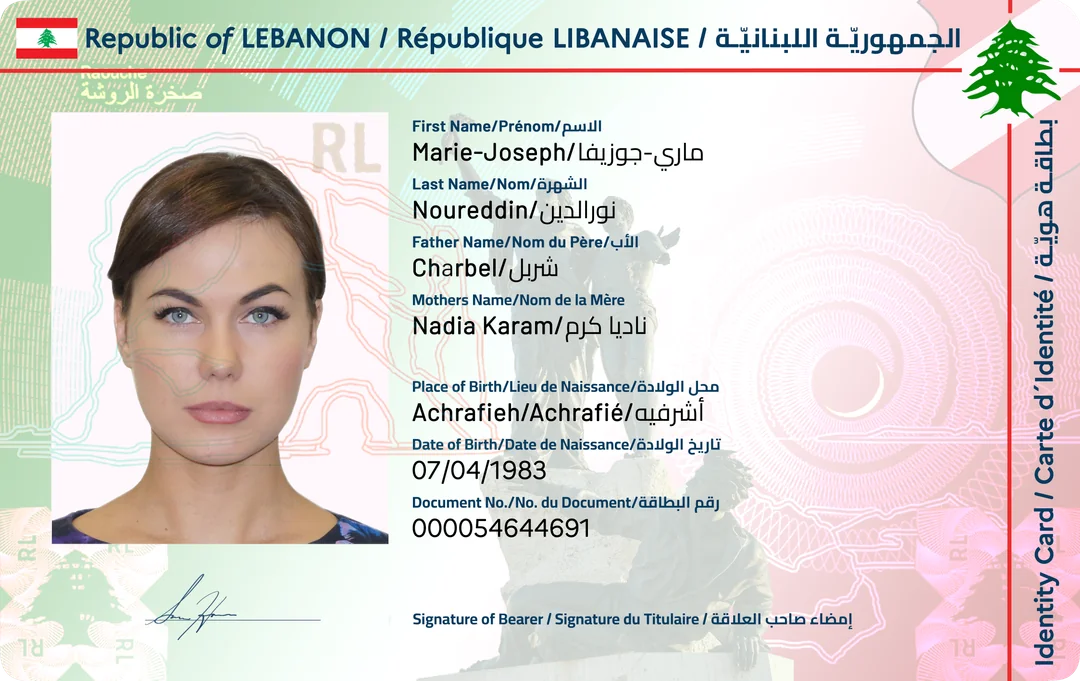
#> input picture tests/images/leb/id1.webp, 1080 x 681 px
$ python -i preprocessing.py   (imports and definitions only)
#> lines starting #> are read from the running program, lines starting #| are printed output that depends on the picture; after the words box and inside, x2 and y2 are one past the last pixel; in counts of white or black regions, pixels touching at a corner belong together
#> further down, picture is the input picture: PIL image 1080x681 RGBA; mean R, G, B, A 219, 213.2, 209.3, 254.8
import cv2
import numpy as np
from PIL import Image
from deskew import determine_skew
from scipy.ndimage import rotate as scipy_rotate


def _order_points(pts: np.ndarray) -> np.ndarray:
    rect = np.zeros((4, 2), dtype=np.float32)
    s = pts.sum(axis=1)
    rect[0] = pts[np.argmin(s)]  # top-left
    rect[2] = pts[np.argmax(s)]  # bottom-right
    diff = np.diff(pts, axis=1)
    rect[1] = pts[np.argmin(diff)]  # top-right
    rect[3] = pts[np.argmax(diff)]  # bottom-left
    return rect


def _perspective_crop(image_bgr: np.ndarray, quad: np.ndarray) -> np.ndarray:
    rect = _order_points(quad)
    tl, tr, br, bl = rect
    out_w = int(max(np.linalg.norm(br - bl), np.linalg.norm(tr - tl)))
    out_h = int(max(np.linalg.norm(tr - br), np.linalg.norm(tl - bl)))
    dst = np.array(
        [[0, 0], [out_w - 1, 0], [out_w - 1, out_h - 1], [0, out_h - 1]],
        dtype=np.float32,
    )
    transform = cv2.getPerspectiveTransform(rect, dst)
    return cv2.warpPerspective(image_bgr, transform, (out_w, out_h))


def _deskew(image_bgr: np.ndarray) -> np.ndarray:
    gray = cv2.cvtColor(image_bgr, cv2.COLOR_BGR2GRAY)
    angle = determine_skew(gray)
    if angle is None or abs(angle) < _MIN_SKEW_ANGLE:
        return image_bgr
    rotated = scipy_rotate(image_bgr, angle, reshape=False, cval=255)
    return np.clip(rotated, 0, 255).astype(np.uint8)


_MAX_INPUT_DIM = 1500  # resize large phone photos before heavy OpenCV ops; tune here if needed
_MIN_SKEW_ANGLE = 0.5  # degrees; smaller rotations are ignored
_QUAD_VERTEX_COUNT = 4


def detect_and_normalise(image: Image.Image) -> Image.Image:
    """Detect document boundary, perspective-correct, and deskew.

    Falls back to deskew-only if no clear document quad is found.
    Returns the original image unchanged if no transformation is needed.
    """
    image_bgr = cv2.cvtColor(np.array(image.convert("RGB")), cv2.COLOR_RGB2BGR)

    h, w = image_bgr.shape[:2]
#> h = 681; w = 1080
    resized = False
    if max(h, w) > _MAX_INPUT_DIM:
        ratio = _MAX_INPUT_DIM / max(h, w)
        image_bgr = cv2.resize(image_bgr, (int(w * ratio), int(h * ratio)), interpolation=cv2.INTER_AREA)
        resized = True

    gray = cv2.cvtColor(image_bgr, cv2.COLOR_BGR2GRAY)
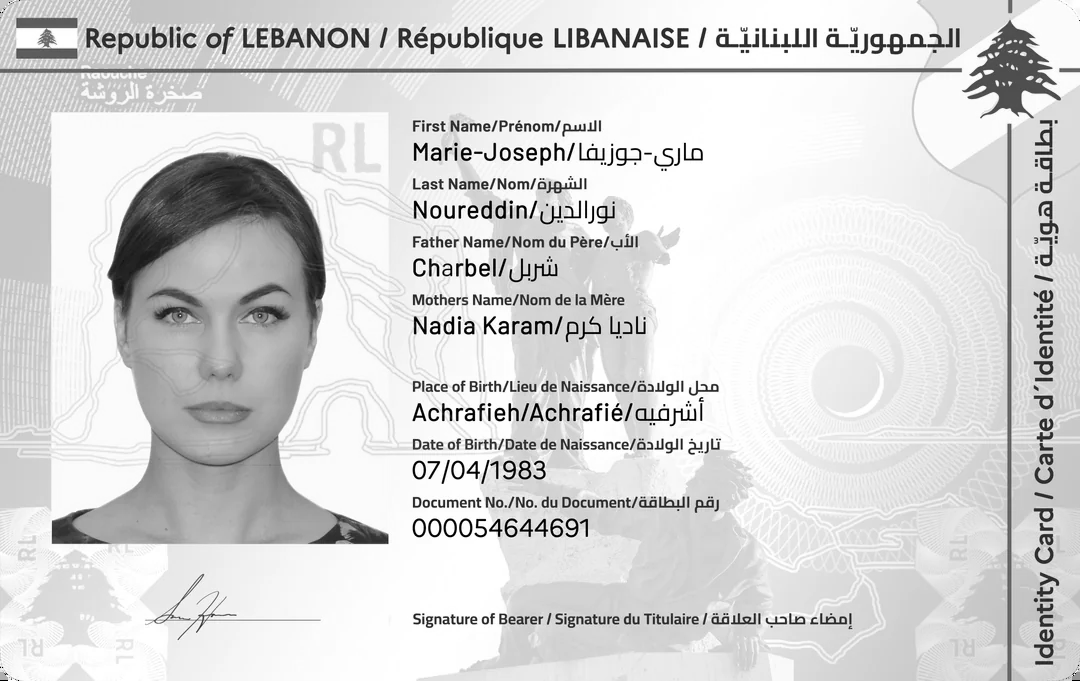
#> gray: shape (681, 1080); min 0, max 255, mean 214.5
    blurred = cv2.GaussianBlur(gray, (5, 5), 0)
    edges = cv2.Canny(blurred, 50, 150)
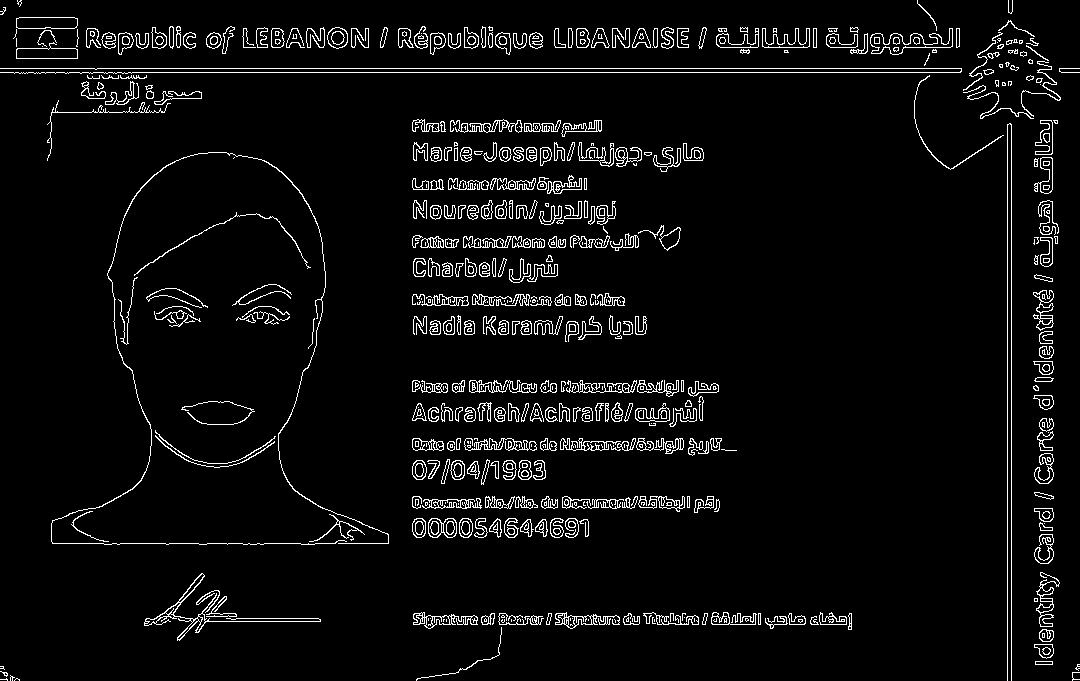
#> edges: shape (681, 1080); 4.8% white in thin lines or dots

    contours, _ = cv2.findContours(edges, cv2.RETR_EXTERNAL, cv2.CHAIN_APPROX_SIMPLE)
#> contours = 428 contours, 171 with area under 20; largest, box (x1, y1, x2, y2) and area: (870, 28, 953, 55) 892, (16, 17, 78, 29) 656, (16, 42, 78, 59) 610, (144, 573, 321, 641) 587, (428, 518, 457, 538) 456

    img_area = image_bgr.shape[0] * image_bgr.shape[1]
#> img_area = 735480
    best_quad: np.ndarray | None = None
    best_area = 0.0

    for contour in contours:
        peri = cv2.arcLength(contour, True)
        approx = cv2.approxPolyDP(contour, 0.02 * peri, True)
        if len(approx) == _QUAD_VERTEX_COUNT:
            area = float(cv2.contourArea(contour))
            if area > img_area * 0.15 and area > best_area:
                best_area = area
                best_quad = approx.reshape(4, 2).astype(np.float32)
#> this loop made 428 passes
#> (peri, approx, area) on passes 8, 28, 29, 33: (40, [[1035, 661], [1035, 664], [1052, 664], [1052, 661]], 51), (26, [[758, 613], [758, 624], [760, 624], [760, 613]], 22), (29.66, [[707, 613], [704, 613], [702, 624], [705, 624]], 33), (29.66, [[551, 613], [548, 613], [546, 624], [549, 624]], 33)
#> (peri, area) on passes 74, 93, 94, 157, 276, 383: (26, 22), (59.21, 69.5), (57.56, 71.5), (26, 22), (26, 22), (43.41, 55.5)
#> after the loop, best_area = 0

    if best_quad is not None:
        cropped = _perspective_crop(image_bgr, best_quad)
        result_bgr = _deskew(cropped)
        return Image.fromarray(cv2.cvtColor(result_bgr, cv2.COLOR_BGR2RGB))

    deskewed = _deskew(image_bgr)
    if np.array_equal(deskewed, image_bgr):
        return Image.fromarray(cv2.cvtColor(image_bgr, cv2.COLOR_BGR2RGB)) if resized else image
    return Image.fromarray(cv2.cvtColor(deskewed, cv2.COLOR_BGR2RGB))

>>> from PIL import Image
>>> picture = Image.open('../../../tests/images/leb/id1.webp')
#> (the run stopped early here; a loop or call above may not have finished)
